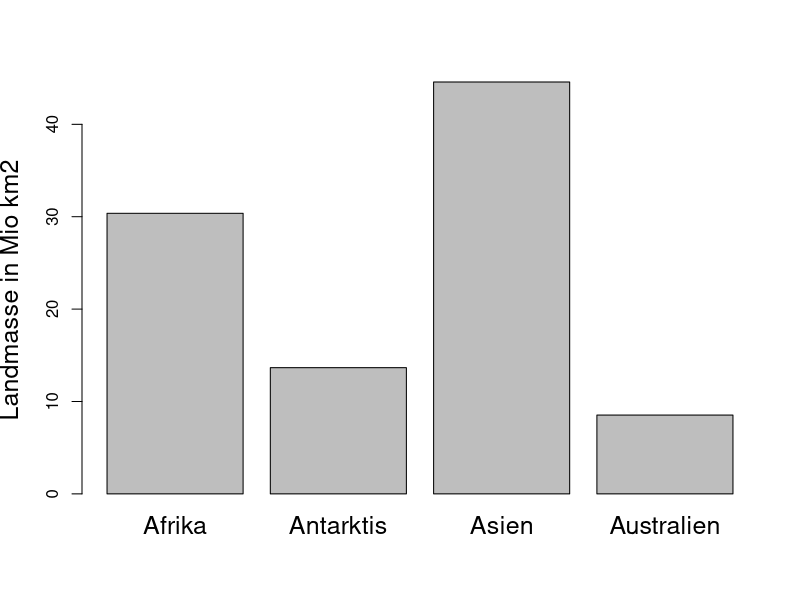
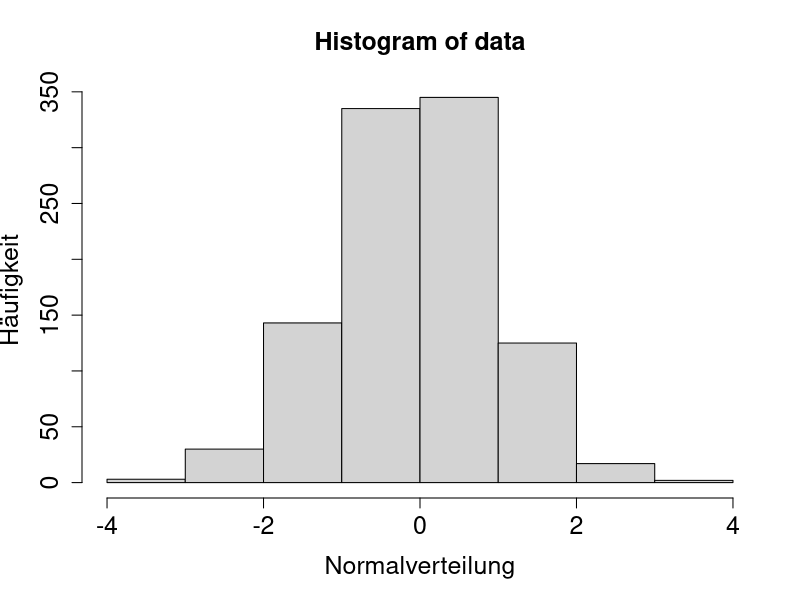
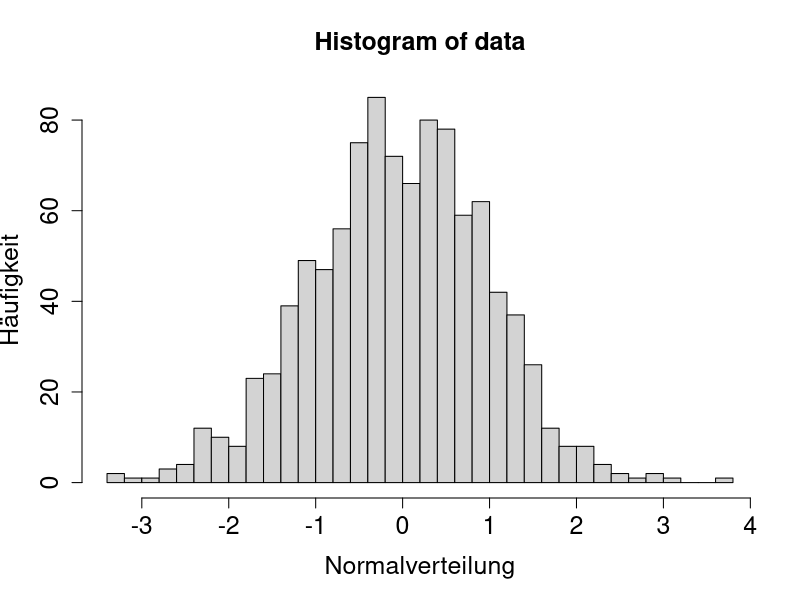
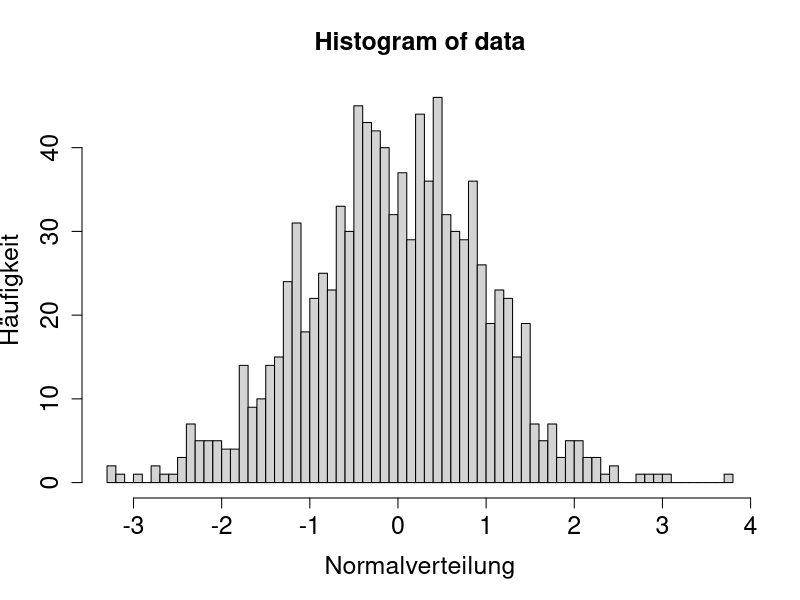
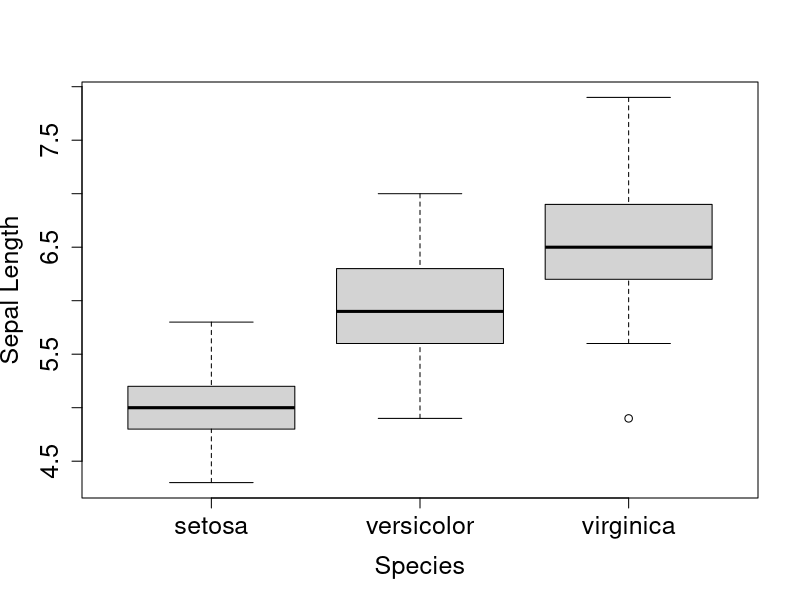
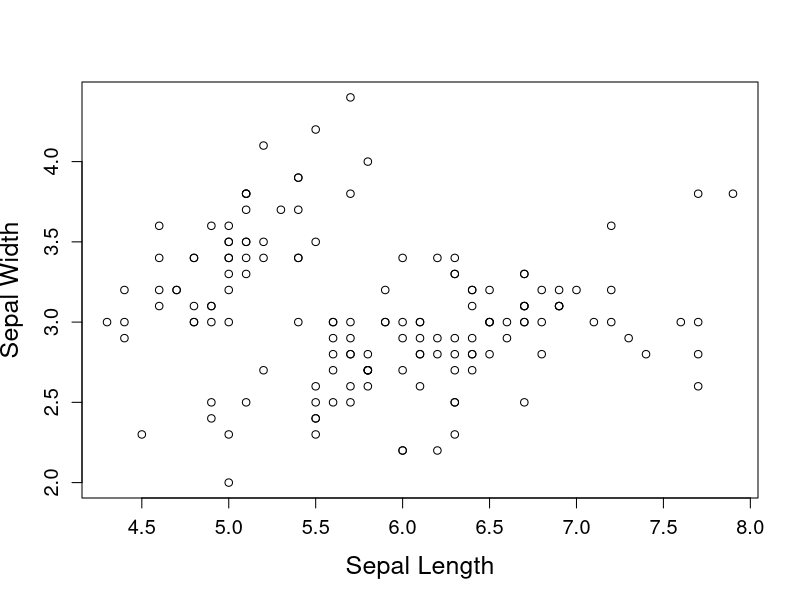
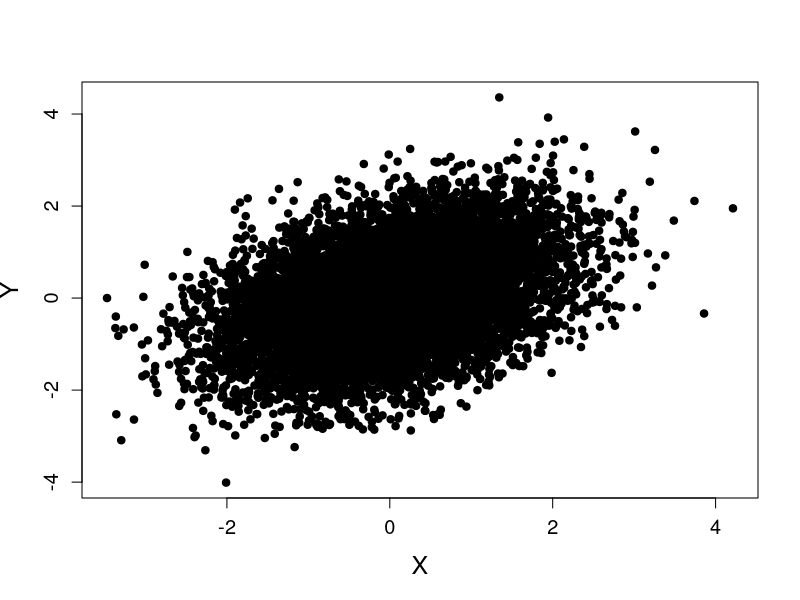
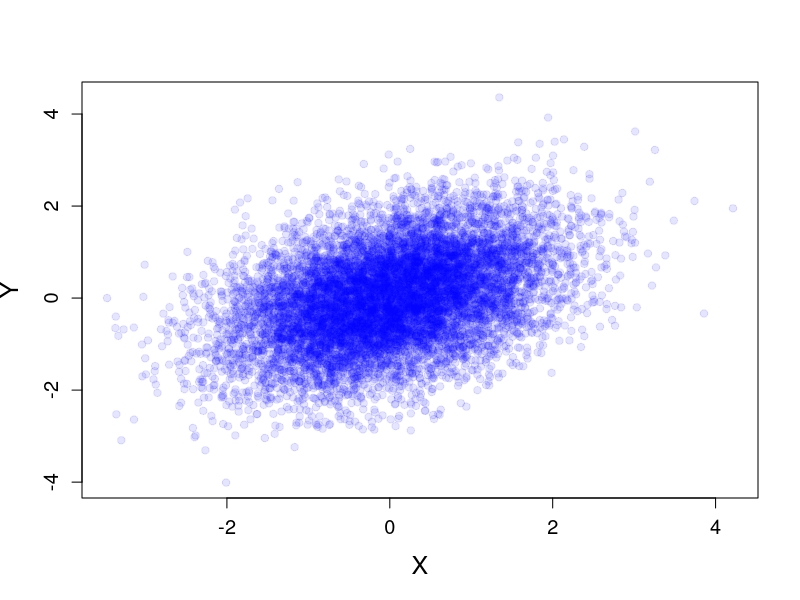

Here is the R script that generated these plots, in order:
# Example for plots in R

# bar plot
data <- data.frame(
  continent = c("Afrika", "Antarktis", "Asien", "Australien"),
  landmass = c(30.37, 13.66, 44.58, 8.53)
)

png("~/Downloads/barplot.png", antialias = "gray")
barplot(
  height = data$landmass, names = data$continent,
  ylab = "Landmasse in Mio km2",
  cex.lab = 1.5, cex.names = 1.5
)
dev.off()

# histogram plot
data <- rnorm(1000, mean = 0, sd = 1)

png("~/Downloads/hist10.png", antialias = "gray")
hist(data,
  xlab = "Normalverteilung",
  ylab = "Häufigkeit",
  breaks = 10,
  cex.lab = 1.5, cex.main = 1.5, cex.axis = 1.5
)
dev.off()

png("~/Downloads/hist30.png", antialias = "gray")
hist(data,
  xlab = "Normalverteilung",
  ylab = "Häufigkeit",
  breaks = 30,
  cex.lab = 1.5, cex.main = 1.5, cex.axis = 1.5
)
dev.off()

png("~/Downloads/hist100.png", antialias = "gray")
hist(data,
  xlab = "Normalverteilung",
  ylab = "Häufigkeit",
  breaks = 100,
  cex.lab = 1.5, cex.main = 1.5, cex.axis = 1.5
)
dev.off()


# Boxplot of the Iris data set broken down by species
data(iris)
png("~/Downloads/boxplot.png", antialias = "gray")
boxplot(iris$Sepal.Length ~ iris$Species,
  xlab = "Species",
  ylab = "Sepal Length",
  cex.lab = 1.5, cex.main = 1.5, cex.axis = 1.5
)
dev.off()

# Scatter plot of the Iris data set
data(iris)
png("~/Downloads/scatterplot.png", antialias = "gray")
plot(iris$Sepal.Length, iris$Sepal.Width,
  xlab = "Sepal Length",
  ylab = "Sepal Width",
  cex.lab = 1.5, cex.main = 1.5, cex.axis = 1.2
)
dev.off()

# Scatter plot of a two dimensional Gaussian with slight correlation
data <- MASS::mvrnorm(10000, mu = c(0, 0), Sigma = matrix(c(1, 0.4, 0.4, 1), nrow = 2))
png("~/Downloads/scatterplot_norm1.png", antialias = "gray")
plot(data[, 1], data[, 2],
  xlab = "X",
  ylab = "Y",
  pch = 19,
  cex.lab = 1.5, cex.main = 1.5, cex.axis = 1.2
)
dev.off()

png("~/Downloads/scatterplot_norm2.png", antialias = "gray")
plot(data[, 1], data[, 2],
  xlab = "X",
  ylab = "Y",
  pch = 19,
  col = rgb(0, 0, 1, 0.1),
  cex.lab = 1.5, cex.main = 1.5, cex.axis = 1.2
)
dev.off()